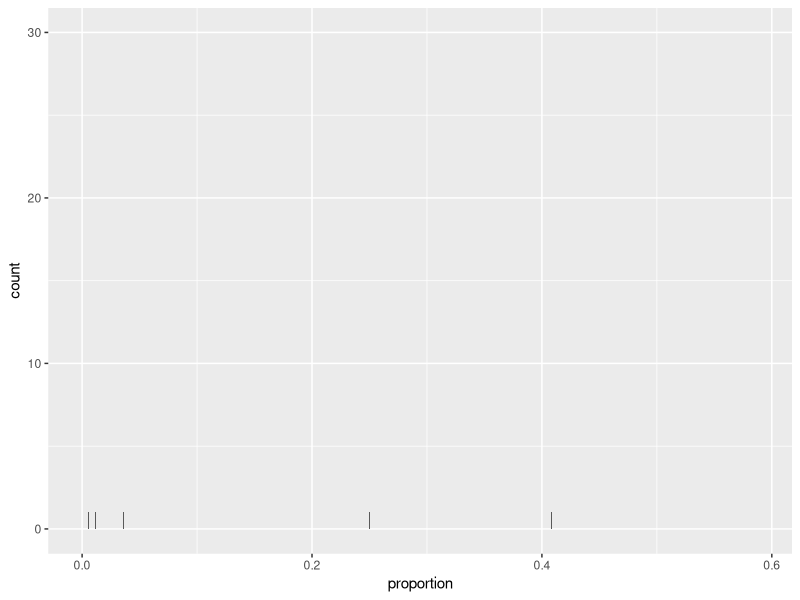
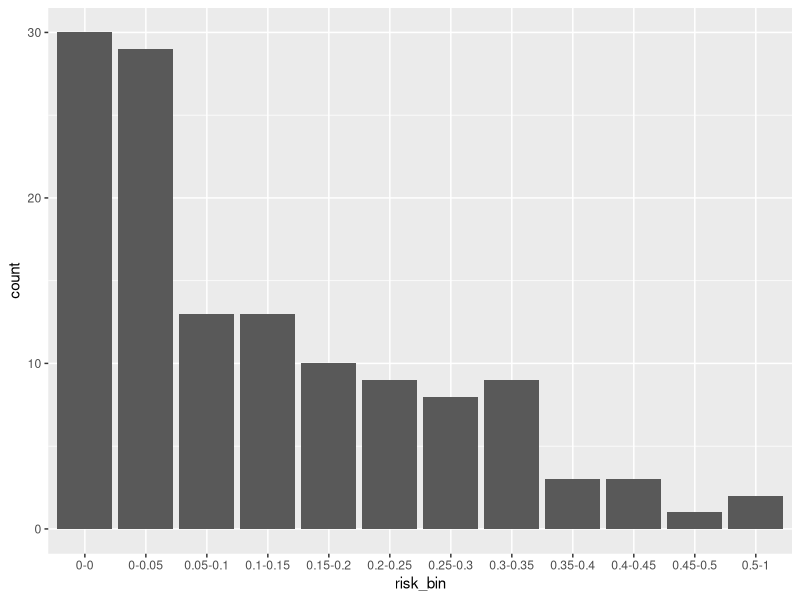
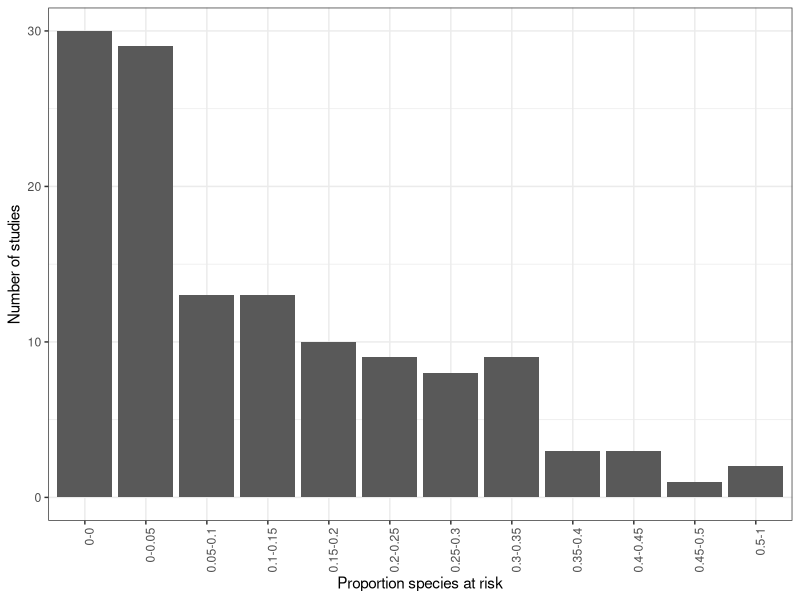
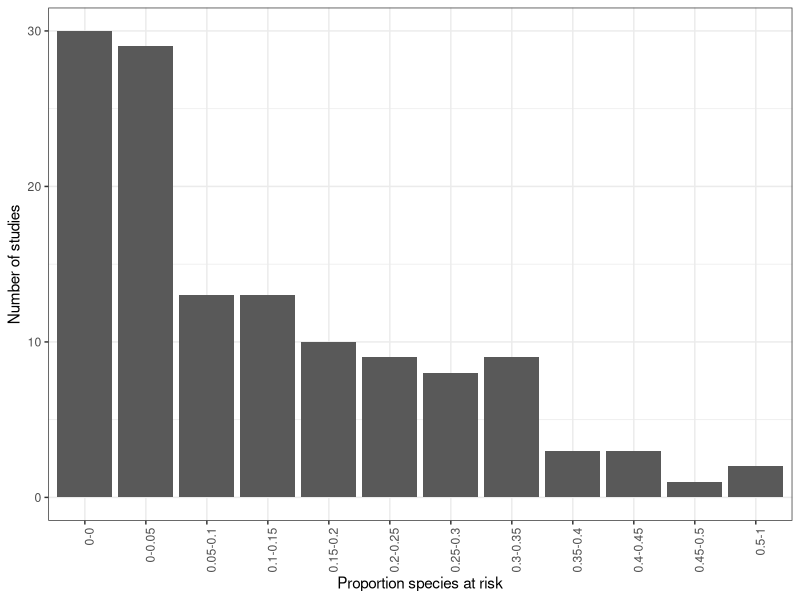

Write the R code that produced these figures, in order.
## ---- chunk 1
library(ggplot2)
library(dplyr)

u2015 <- read.csv("../data/Urban2015_data.csv", sep = '\t', stringsAsFactors = FALSE)
## ---- chunk 2
by_study <- summarise(group_by(u2015, Author, Year), risk = sum(N.Ext), total = sum(Total.N))
# look at the results
by_study
## ---- chunk 3
by_study <- mutate(by_study, proportion = risk / total)
by_study
## ---- chunk 4
ggplot(data = by_study, aes(proportion)) + geom_bar(binwidth = .05)
## ---- chunk 5
head(cbind(by_study$proportion, findInterval(by_study$proportion, c(0, 0.000001, seq(0.05, 0.5, by = 0.05)))))
## ---- chunk 6
by_study$risk_bin <- findInterval(by_study$proportion, c(0, 0.000001, seq(0.05, 0.5, by = 0.05)))
## ---- chunk 7
leftbound <- c(0, seq(0.0, 0.45, by = 0.05), 0.5)
leftbound
rightbound <- c(0, seq(0.05, 0.5, by = 0.05), 1)
rightbound
label_risk_bin <- paste(leftbound, rightbound, sep = "-")
label_risk_bin
# now transform bin_risk into factors
by_study$risk_bin <- factor(by_study$risk_bin, levels = 1:12, labels = label_risk_bin) 
# see the result
by_study
## ---- chunk 8
pl <- ggplot(data = by_study, aes(x = risk_bin)) + geom_bar()
pl
## ---- chunk 9
pl <- pl + theme_bw() +
  theme(axis.text.x = element_text(angle = 90, hjust = 1)) + 
  xlab("Proportion species at risk") + 
  ylab("Number of studies")
pl
## ---- chunk 10
ggsave(pl, file = "../data/Urban2015_figure1.pdf")
